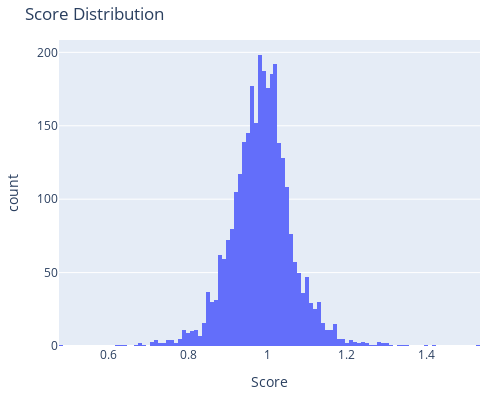

Here is the notebook cell this chart was saved with:
### Markdown cell above
Next, let's get a sense of the ranges for the scores, since we will be validating whether a column has scores that fall in the correct range. The score distribution facilities is about Gaussian.

### Code cell
fig = px.histogram(medicare_df, x='Score', title='Score Distribution')
fig.update_layout(width=500, height=400, margin=dict(l=20, r=20, b=20, t=40))
fig.show()

### Figure 1 — Plotly figure (JSON) as saved in the notebook; plotly's stock layout.template omitted (floating-point values rounded to 4 significant figures; data arrays with more than 128 entries replaced by an {"elided": "..."} marker saying what was removed)
{"data": [{"alignmentgroup": "True", "bingroup": "x", "hovertemplate": "Score=%{x}<br>count=%{y}<extra></extra>", "legendgroup": "", "marker": {"color": "#636efa"}, "name": "", "offsetgroup": "", "orientation": "v", "showlegend": false, "type": "histogram", "x": {"elided": "4712 str values"}, "xaxis": "x", "yaxis": "y"}], "layout": {"barmode": "relative", "height": 400, "legend": {"tracegroupgap": 0}, "margin": {"b": 20, "l": 20, "r": 20, "t": 40}, "title": {"text": "Score Distribution"}, "width": 500, "xaxis": {"anchor": "y", "domain": [0, 1], "title": {"text": "Score"}}, "yaxis": {"anchor": "x", "domain": [0, 1], "title": {"text": "count"}}}}
